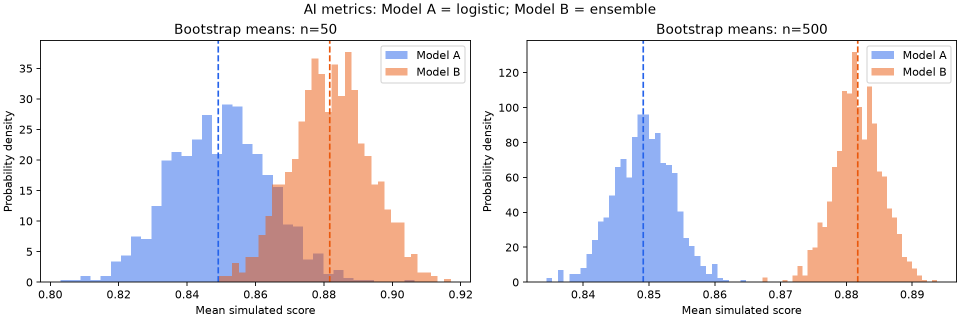
#> input picture AAI_500/M3_Assignments/charts/ai_sampling.png, 1920 x 640 px (shown at 1/2 size)
$ python -i app.py   (imports and definitions only)
#> lines starting #> are read from the running program, lines starting #| are printed output that depends on the picture
"""Interactive sampling charts. Run with python3 app.py; opens a local browser."""
import argparse
import base64
import csv
import errno
import io
import json
import math
from http.server import BaseHTTPRequestHandler, HTTPServer
from pathlib import Path
import webbrowser

import matplotlib
# [1 line not run here, left out]
from matplotlib.figure import Figure
import numpy as np
from scipy import stats


# [12 lines left out: function number, not called in this run]


def render(data):
    """Return a chart and the exact plotted sample values, without writing files."""
    mode = data.get('mode', 'poll')
    if mode not in {'poll', 'coin', 'gamma_means', 'gamma_area', 'uniform', 'normal', 'bootstrap'}:
        raise ValueError('Choose a chart type.')
    repetitions = number(data, 'repetitions', 10000, 100, 100000, True)
    seed = number(data, 'seed', 42, 0, 2**32 - 1, True)
    bins = number(data, 'bins', 35, 5, 100, True)
    rng = np.random.default_rng(seed)
    fig = Figure(figsize=(11, 5), layout='constrained')
    summaries, series, messages = [], [], []

    # [34 lines left out: functions summary, sizes, panel_axes, histogram, not called in this run]

    if mode == 'poll':
        n = number(data, 'n', 1648, 1, 1000000, True)
        p = number(data, 'p', 0.5, 0, 1)
        observed = number(data, 'observed', 0.515, 0, 1)
        values = rng.binomial(n, p, repetitions) / n
        se = np.sqrt(p * (1 - p) / n)
        ax = fig.subplots()
        histogram(ax, values, 'Simulated sample proportions', p, se)
        ax.axvline(observed, color='crimson', label=f'Observed proportion: {observed:g}')
        ax.set(title=f'Sample proportions: n={n}, population p={p:g}', xlabel='Sample proportion')
        ax.legend()
        summary('Sample proportion', values, se)
        messages.extend([f'Simulated upper tail (proportion ≥ observed): {np.mean(values >= observed):.2%}',
                         f'Simulated two-sided tail: {np.mean(np.abs(values-p) >= abs(observed-p)-1e-12):.2%}'])
    elif mode == 'coin':
        p = number(data, 'p', 0.5, 0, 1)
        ns = sizes('1,2,3,4')
        if max(ns) > 100:
            raise ValueError('Exact coin charts support at most 100 flips per panel.')
        for ax, n in zip(panel_axes(len(ns)), ns):
            x = np.arange(n + 1) / n
            probabilities = stats.binom.pmf(np.arange(n + 1), n, p)
            ax.bar(x, probabilities, width=0.6/n)
            ax.set(title=f'{n} flips, P(heads)={p:g}', xlabel='Proportion of heads', ylabel='Probability')
            series.extend([(f'n={n}: proportion', x), (f'n={n}: probability', probabilities)])
            summaries.append({'Series': f'n={n}', 'Mean': f'{p:.4f}', 'Theoretical SE': f'{np.sqrt(p*(1-p)/n):.4f}'})
    elif mode == 'gamma_area':
        mean = number(data, 'mean', 20, 0.0001, 10000)
        sd = number(data, 'sd', 5, 0.0001, 10000)
        lower = number(data, 'lower', 15, 0, 100000)
        upper = number(data, 'upper', 25, 0, 100000)
        if lower >= upper:
            raise ValueError('Interval upper bound must exceed lower bound.')
        shape, scale = (mean / sd)**2, sd**2 / mean
        dist = stats.gamma(a=shape, scale=scale)
        x = np.linspace(max(dist.ppf(0.0001), 1e-10), max(dist.ppf(0.999), upper), 1500)
        y = dist.pdf(x)
        ax = fig.subplots()
        ax.plot(x, y)
        ax.fill_between(x, y, where=(x >= lower) & (x <= upper), alpha=0.4)
        ax.set(title=f'Gamma density: mean={mean:g}, SD={sd:g}', xlabel='Individual value', ylabel='Probability density')
        messages.append(f'Probability between {lower:g} and {upper:g}: {dist.cdf(upper)-dist.cdf(lower):.2%}')
        summaries.append({'Shape': f'{shape:.4f}', 'Scale': f'{scale:.4f}'})
        series.extend([('x', x), ('density', y)])
    elif mode in {'gamma_means', 'uniform', 'normal'}:
        ns = sizes('25' if mode != 'uniform' else '1,2,10,30')
        mean = number(data, 'mean', 20 if mode == 'gamma_means' else 3, -10000, 10000)
        sd = number(data, 'sd', 5 if mode == 'gamma_means' else 0.4, 0.0001, 10000)
        low = number(data, 'lower', 0, -10000, 10000)
        high = number(data, 'upper', 1, -10000, 10000)
        if mode == 'uniform':
            if low >= high:
                raise ValueError('Uniform upper bound must exceed lower bound.')
            mean, sd = (low + high) / 2, (high - low) / np.sqrt(12)
        if mode == 'gamma_means' and mean <= 0:
            raise ValueError('Gamma mean must be positive.')
        axes = panel_axes(len(ns) + (mode == 'normal'))
        if mode == 'normal':
            sample = rng.normal(mean, sd, ns[0])
            histogram(axes[0], sample, 'One sample of individuals', mean, sd)
            axes[0].set(title=f'Individual observations: n={ns[0]}', xlabel='Individual value')
            summary('One sample of individuals', sample)
            axes = axes[1:]
        for ax, n in zip(axes, ns):
            if mode == 'uniform':
                draws = rng.uniform(low, high, (repetitions, n))
            elif mode == 'normal':
                draws = rng.normal(mean, sd, (repetitions, n))
            else:
                draws = rng.gamma((mean/sd)**2, sd**2/mean, (repetitions, n))
            values = draws.mean(axis=1)
            se = sd / np.sqrt(n)
            histogram(ax, values, 'Simulated means', mean, se)
            ax.set(title=f'{mode.replace("_", " ").title()}: n={n}', xlabel='Sample mean')
            summary(f'Means, n={n}', values, se)
    else:
        ns = sizes('50,500')
        population_size = number(data, 'population_size', 10000, 10, 1000000, True)
        populations = []
        for label, mean_key, sd_key, default_mean, default_sd in [
            ('Model A', 'mean', 'sd', 0.85, 0.10), ('Model B', 'mean_b', 'sd_b', 0.88, 0.08)]:
            mean = number(data, mean_key, default_mean, 0.0001, 10000)
            sd = number(data, sd_key, default_sd, 0.0001, 10000)
            log_variance = np.log1p((sd / mean)**2)
            values = rng.lognormal(np.log(mean)-log_variance/2, np.sqrt(log_variance), population_size)
            populations.append((label, values))
            summary(f'{label} population', values)
            messages.append(f'{label}: {np.mean(values > 1):.2%} of population scores exceed 1.')
        messages.append('Lognormal scores can exceed 1; this model does not enforce the bounds of real precision. Values are not clipped.')
        for ax, n in zip(panel_axes(len(ns)), ns):
            means_by_model = []
            for (label, population), color in zip(populations, ('#2563eb', '#ea580c')):
                means = rng.choice(population, (repetitions, n), replace=True).mean(axis=1)
                means_by_model.append(means)
                ax.hist(means, bins=bins, density=True, alpha=0.5, color=color, label=label)
                ax.axvline(population.mean(), color=color, linestyle='--')
                summary(f'{label} bootstrap means, n={n}', means, population.std(ddof=0)/np.sqrt(n))
            ax.set(title=f'Bootstrap means: n={n}', xlabel='Mean simulated score', ylabel='Probability density')
            ax.legend()
            messages.append(f'n={n}: Model A mean exceeds Model B in {np.mean(means_by_model[0] > means_by_model[1]):.2%} of independent pairs.')

    title = str(data.get('title', '')).strip()[:160]
    if title:
        fig.suptitle(title)
    exports = {}
    for extension in ('png', 'svg'):
        stream = io.BytesIO()
        fig.savefig(stream, format=extension, dpi=160, facecolor='white')
        exports[extension] = base64.b64encode(stream.getvalue()).decode('ascii')
    output = io.StringIO()
    writer = csv.writer(output)
    writer.writerow(['series', 'index', 'value'])
    for label, values in series:
        writer.writerows((label, i+1, float(value)) for i, value in enumerate(values))
    exports['csv'] = base64.b64encode(output.getvalue().encode()).decode('ascii')
    return dict(exports=exports, summaries=summaries, messages=messages,
                parameters=data, seed=seed)


class Handler(BaseHTTPRequestHandler):
    # [62 lines left out: functions do_GET, do_POST, create_server, main, not called in this run]


# [2 lines not run here, left out]

>>> import cv2
>>> picture = cv2.imread('../charts/ai_sampling.png', cv2.IMREAD_GRAYSCALE)
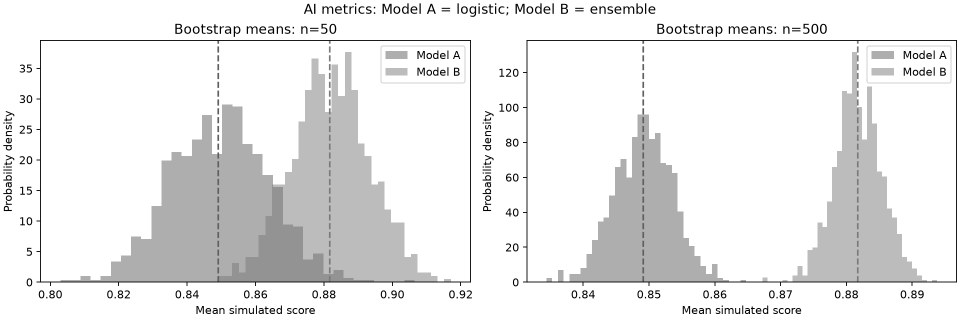
#> picture: shape (640, 1920) (shown at 1/2 size); min 0, max 255, mean 233.6
#> (the run stopped early here; a loop or call above may not have finished)

$ run again, on AAI_500/M3_Assignments/charts/problem3_13.png
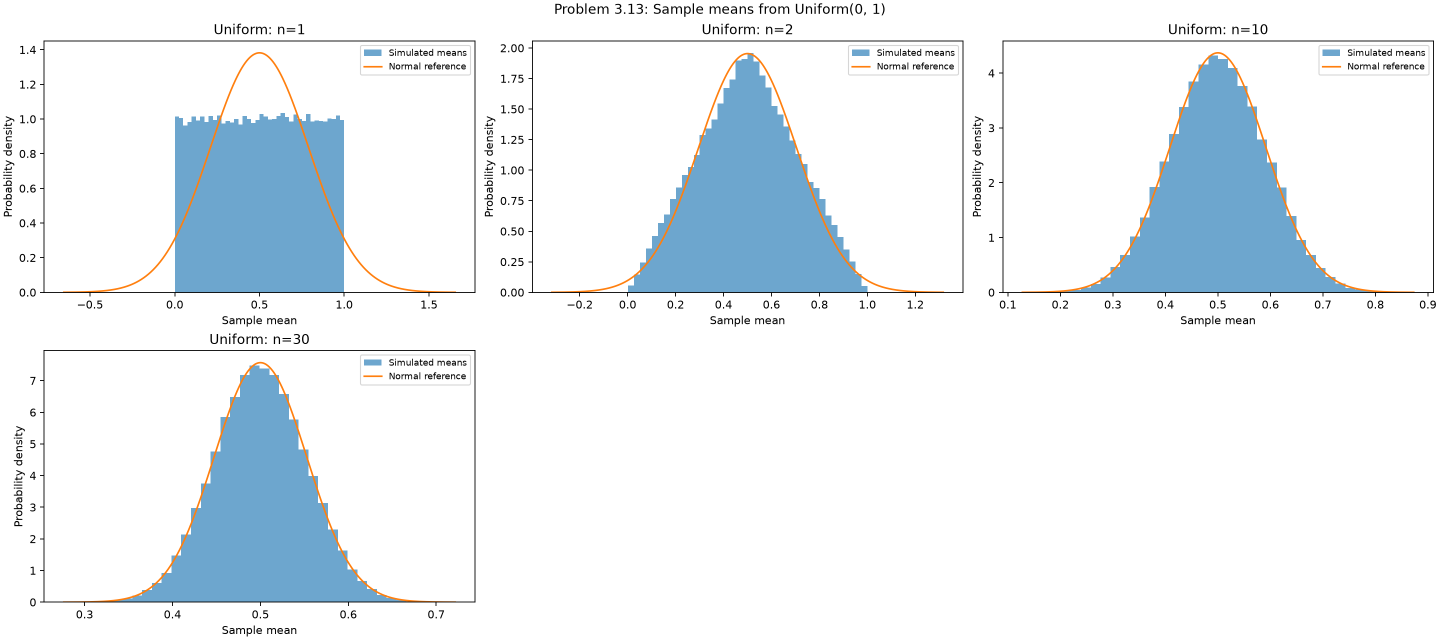
#> input picture AAI_500/M3_Assignments/charts/problem3_13.png, 2880 x 1280 px (shown at 1/2 size)
#> `picture = cv2.imread('../charts/ai_sampling.png', cv2.IMREAD_GRAYSCALE)`:
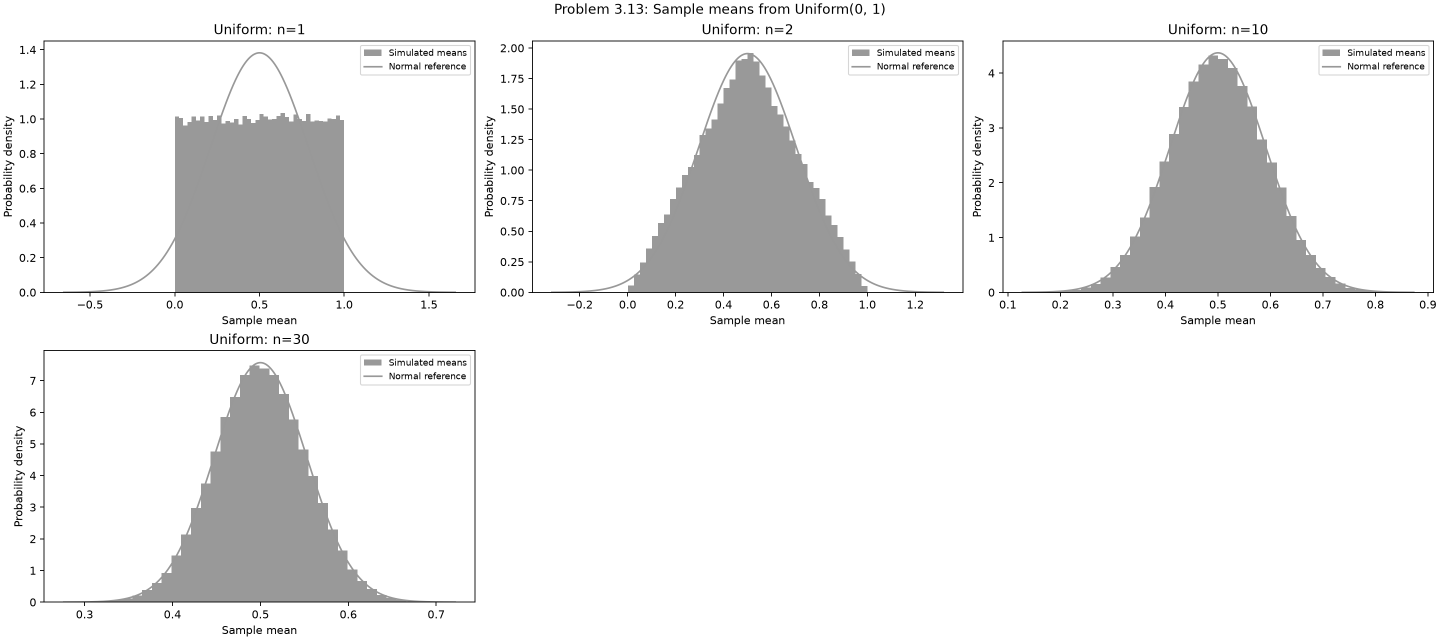
#> picture: shape (1280, 2880) (shown at 1/2 size); min 0, max 255, mean 238.6

$ run again, on AAI_500/M3_Assignments/charts/problem3_21.png
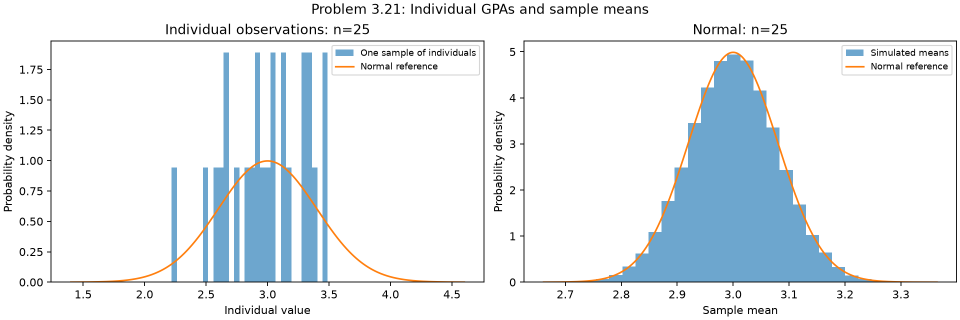
#> input picture AAI_500/M3_Assignments/charts/problem3_21.png, 1920 x 640 px (shown at 1/2 size)
#> `picture = cv2.imread('../charts/ai_sampling.png', cv2.IMREAD_GRAYSCALE)`:
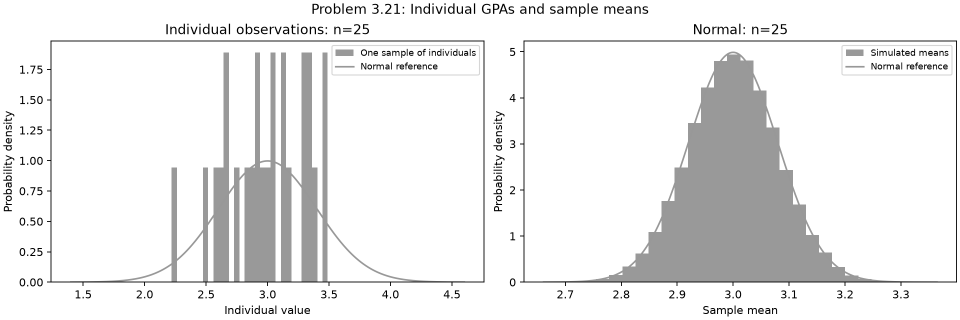
#> picture: shape (640, 1920) (shown at 1/2 size); min 0, max 255, mean 235.4

$ run again, on AAI_500/M3_Assignments/charts/problem3_8.png
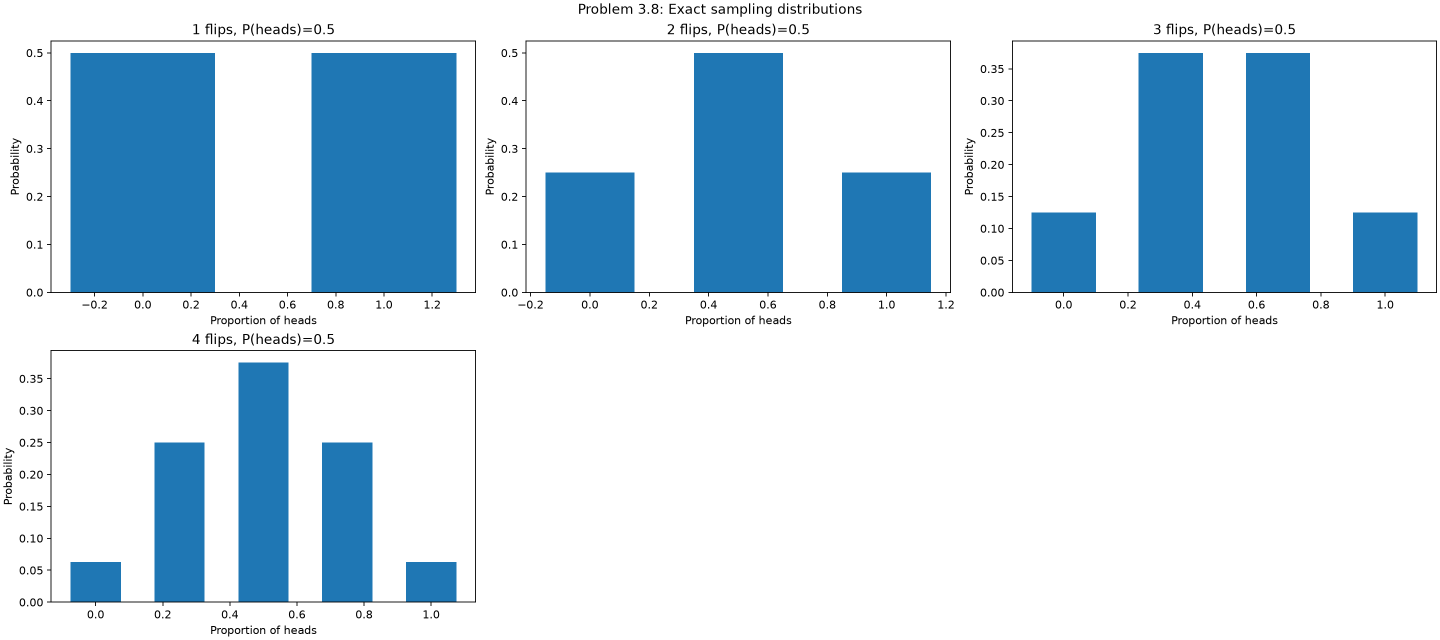
#> input picture AAI_500/M3_Assignments/charts/problem3_8.png, 2880 x 1280 px (shown at 1/2 size)
#> `picture = cv2.imread('../charts/ai_sampling.png', cv2.IMREAD_GRAYSCALE)`:
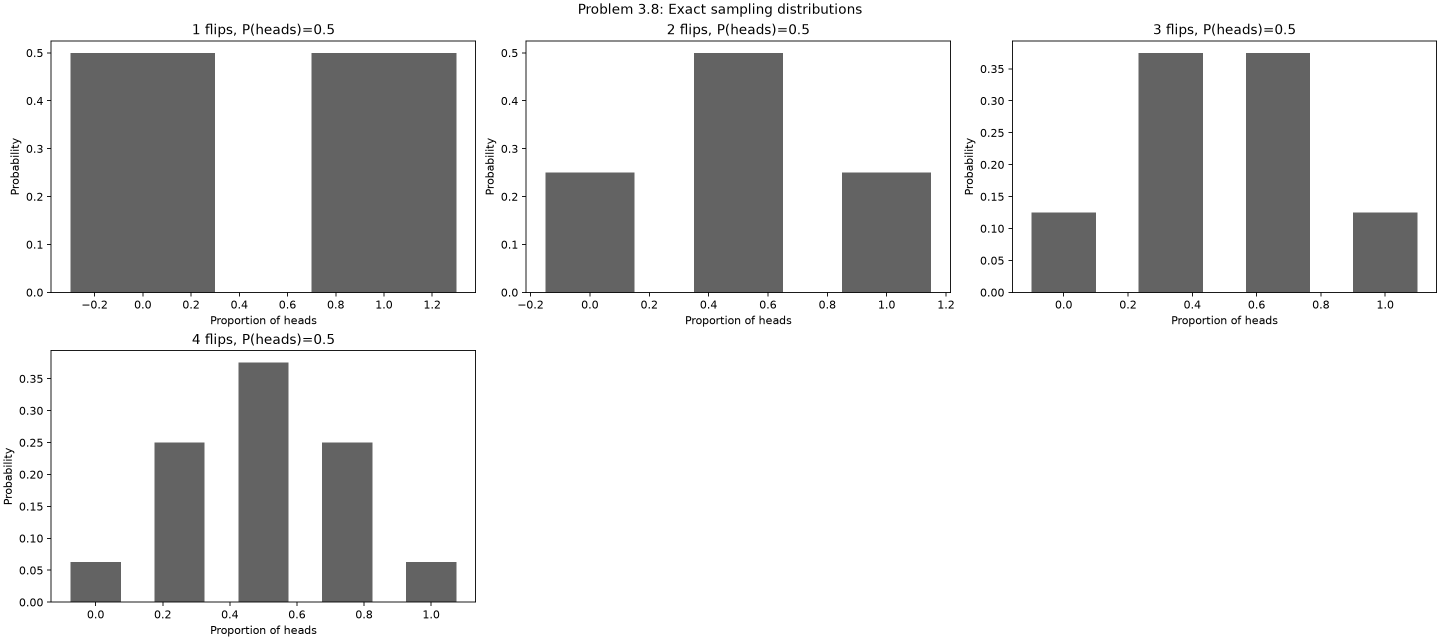
#> picture: shape (1280, 2880) (shown at 1/2 size); min 0, max 255, mean 220.6
